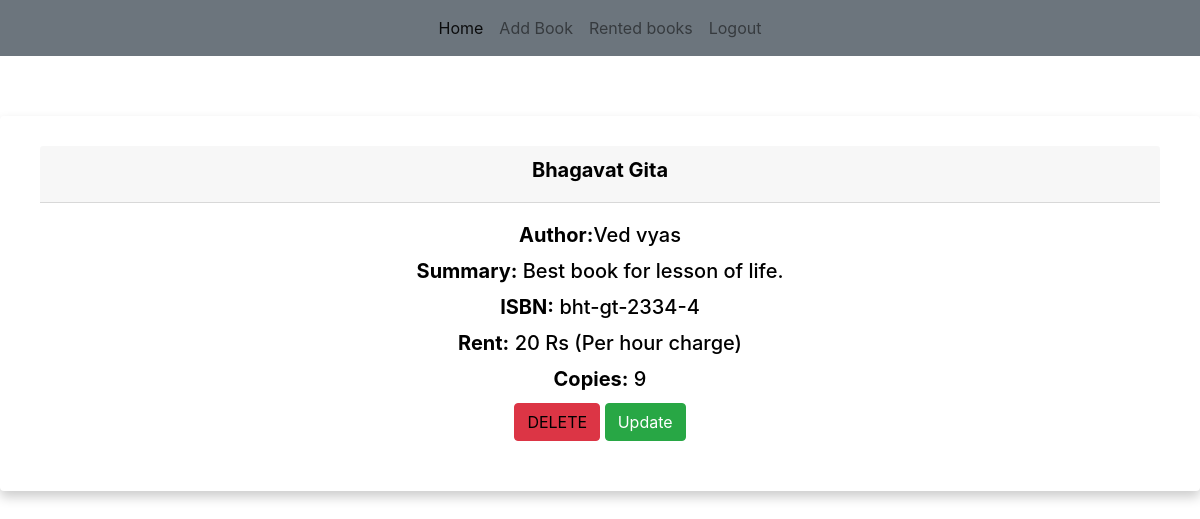
The app's page /book/bht-gt-2334-4 (signed in) with its own data.
### books/models.py (models this page shows, shortened)
class Book(models.Model):
    title = models.CharField(max_length=200)
    author = models.CharField(max_length=100)
    summary = models.TextField(max_length=1000, help_text="description of the book")
    isbn = models.CharField('ISBN', max_length=13, help_text='13 Character ISBN number')
    slug = models.SlugField(max_length=100, unique=True)
    book_rent = models.IntegerField()
    publish_date = models.DateTimeField(default=timezone.now)
    total_copies = models.IntegerField()
    rented_users = models.ManyToManyField(User, related_name='rented_user')
    def __str__(self):
        return self.title

### books/views.py (the view)
# urls.py: path('book/<slug:slug>', BookDetailView.as_view(), name='book-detail'),
class BookDetailView(DetailView):
    model = Book
    context_object_name = 'book_list'
    def get_context_data(self, **kwargs):
        context = {}
        form = RentBookForm()
        if self.object:
            context['form'] = form
            context_object_name = self.get_context_object_name(self.object)
            if context_object_name:
                context[context_object_name] = self.object
        context.update(kwargs)
        return super().get_context_data(**context)

### books/templates/books/book_detail.html (shortened to what this page needs)
{% extends "users/base.html" %}
{% block content %}
<div class="card text-center">
  <div class="card-header">
    <h5><strong>{{ book_list.title }}</strong></h5>
  </div>
  <div class="card-body">
    <h5 class="card-title"><strong>Author:</strong>{{ book_list.author }}</h5>
    <h5 class="card-title"><strong>Summary:</strong> {{ book_list.summary }}</h5>
    <h5 class="card-title"><strong>ISBN:</strong> {{ book_list.slug }}</h5>
    <h5 class="card-title"><strong>Rent:</strong> {{ book_list.book_rent }} Rs (Per hour charge)</h5>
    <h5 class="card-title"><strong>Copies:</strong> {{ book_list.total_copies }}</h5>
    {% if user.is_superuser %}
      <a class="btn btn-danger" data-toggle="modal" data-target="#exampleModalCenter1" data-whatever="@getbootstrap">DELETE</a>
      <a class="btn btn-success" href="{% url 'book-update' book_list.slug %}">Update</a>
    {% endif %}
  </div>
</div>
{% endblock %}

### users/templates/users/base.html (style rules this page uses)
body { color: #000;overflow-x: hidden;height: 100%;background-size: 100% 100% }
.card { padding: 30px 40px;margin-top: 60px;margin-bottom: 60px;border: none !important;box-shadow: 0 6px 12px 0 rgba(0,0,0,0.2) }

### records on screen
Book: title "Bhagavat Gita", author "Ved vyas", summary "Best book for lesson of life.", slug "bht-gt-2334-4", book_rent "20", total_copies "9"
